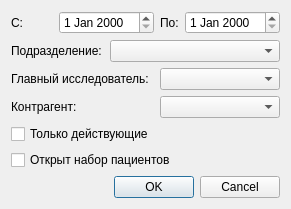
<?xml version="1.0" encoding="UTF-8"?>
<ui version="4.0">
 <class>Dialog</class>
 <widget class="QDialog" name="Dialog">
  <property name="geometry">
   <rect>
    <x>0</x>
    <y>0</y>
    <width>264</width>
    <height>191</height>
   </rect>
  </property>
  <property name="windowTitle">
   <string>Dialog</string>
  </property>
  <layout class="QGridLayout" name="gridLayout">
   <item row="0" column="0">
    <widget class="QLabel" name="lblBeginDate">
     <property name="text">
      <string>С:</string>
     </property>
    </widget>
   </item>
   <item row="0" column="1" colspan="2">
    <widget class="QDateEdit" name="edtBegDate"/>
   </item>
   <item row="0" column="3">
    <widget class="QLabel" name="lblEndDate">
     <property name="text">
      <string>По:</string>
     </property>
    </widget>
   </item>
   <item row="0" column="4">
    <widget class="QDateEdit" name="edtEndDate"/>
   </item>
   <item row="1" column="0" colspan="2">
    <widget class="QLabel" name="lblorgStruct">
     <property name="text">
      <string>Подразделение:</string>
     </property>
    </widget>
   </item>
   <item row="1" column="2" colspan="3">
    <widget class="COrgStructureComboBox" name="cmbOrgStruct"/>
   </item>
   <item row="2" column="0" colspan="3">
    <widget class="QLabel" name="lblChiefResearcher">
     <property name="text">
      <string>Главный исследователь:</string>
     </property>
    </widget>
   </item>
   <item row="2" column="3" colspan="2">
    <widget class="CPersonComboBoxEx" name="cmbResearcher"/>
   </item>
   <item row="3" column="0" colspan="2">
    <widget class="QLabel" name="lblPartner">
     <property name="text">
      <string>Контрагент:</string>
     </property>
    </widget>
   </item>
   <item row="3" column="3" colspan="2">
    <widget class="COrgComboBox" name="cmbPartner"/>
   </item>
   <item row="4" column="0" colspan="3">
    <widget class="QCheckBox" name="chkIsValid">
     <property name="text">
      <string>Только действующие</string>
     </property>
    </widget>
   </item>
   <item row="5" column="0" colspan="4">
    <widget class="QCheckBox" name="chkIsEnrollment">
     <property name="text">
      <string>Открыт набор пациентов</string>
     </property>
    </widget>
   </item>
   <item row="6" column="1" colspan="4">
    <widget class="QDialogButtonBox" name="buttonBox">
     <property name="orientation">
      <enum>Qt::Horizontal</enum>
     </property>
     <property name="standardButtons">
      <set>QDialogButtonBox::Cancel|QDialogButtonBox::Ok</set>
     </property>
    </widget>
   </item>
  </layout>
 </widget>
 <customwidgets>
  <customwidget>
   <class>COrgStructureComboBox</class>
   <extends>QComboBox</extends>
   <header>Orgs/OrgStructComboBoxes.h</header>
  </customwidget>
  <customwidget>
   <class>COrgComboBox</class>
   <extends>QComboBox</extends>
   <header>Orgs/OrgComboBox.h</header>
  </customwidget>
  <customwidget>
   <class>CPersonComboBoxEx</class>
   <extends>QComboBox</extends>
   <header>Orgs/PersonComboBoxEx.h</header>
  </customwidget>
 </customwidgets>
 <resources/>
 <connections>
  <connection>
   <sender>buttonBox</sender>
   <signal>accepted()</signal>
   <receiver>Dialog</receiver>
   <slot>accept()</slot>
   <hints>
    <hint type="sourcelabel">
     <x>248</x>
     <y>254</y>
    </hint>
    <hint type="destinationlabel">
     <x>157</x>
     <y>274</y>
    </hint>
   </hints>
  </connection>
  <connection>
   <sender>buttonBox</sender>
   <signal>rejected()</signal>
   <receiver>Dialog</receiver>
   <slot>reject()</slot>
   <hints>
    <hint type="sourcelabel">
     <x>316</x>
     <y>260</y>
    </hint>
    <hint type="destinationlabel">
     <x>286</x>
     <y>274</y>
    </hint>
   </hints>
  </connection>
 </connections>
</ui>
